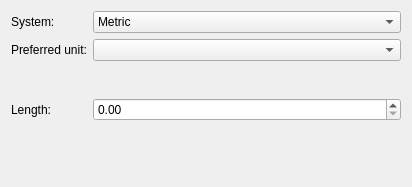
<?xml version="1.0" encoding="UTF-8"?>
<ui version="4.0">
 <class>LengthEditorWidget</class>
 <widget class="QWidget" name="LengthEditorWidget">
  <property name="geometry">
   <rect>
    <x>0</x>
    <y>0</y>
    <width>412</width>
    <height>187</height>
   </rect>
  </property>
  <property name="windowTitle">
   <string>Length Editor</string>
  </property>
  <layout class="QFormLayout" name="formLayout">
   <item row="0" column="0">
    <widget class="QLabel" name="label">
     <property name="text">
      <string>System:</string>
     </property>
    </widget>
   </item>
   <item row="0" column="1">
    <widget class="QComboBox" name="systemCombo">
     <item>
      <property name="text">
       <string>Metric</string>
      </property>
     </item>
     <item>
      <property name="text">
       <string>Imperial</string>
      </property>
     </item>
    </widget>
   </item>
   <item row="1" column="0">
    <widget class="QLabel" name="label_3">
     <property name="text">
      <string>Preferred unit:</string>
     </property>
    </widget>
   </item>
   <item row="1" column="1">
    <widget class="QComboBox" name="unitCombo"/>
   </item>
   <item row="2" column="1">
    <spacer name="verticalSpacer">
     <property name="orientation">
      <enum>Qt::Vertical</enum>
     </property>
     <property name="sizeType">
      <enum>QSizePolicy::Fixed</enum>
     </property>
     <property name="sizeHint" stdset="0">
      <size>
       <width>240</width>
       <height>25</height>
      </size>
     </property>
    </spacer>
   </item>
   <item row="3" column="0">
    <widget class="QLabel" name="label_2">
     <property name="text">
      <string>Length:</string>
     </property>
    </widget>
   </item>
   <item row="3" column="1">
    <widget class="qttools::LengthDoubleSpinBox" name="lenSpin">
     <property name="maximum">
      <double>10000.000000000000000</double>
     </property>
    </widget>
   </item>
   <item row="4" column="1">
    <spacer name="verticalSpacer_2">
     <property name="orientation">
      <enum>Qt::Vertical</enum>
     </property>
     <property name="sizeHint" stdset="0">
      <size>
       <width>240</width>
       <height>36</height>
      </size>
     </property>
    </spacer>
   </item>
  </layout>
 </widget>
 <customwidgets>
  <customwidget>
   <class>qttools::LengthDoubleSpinBox</class>
   <extends>QDoubleSpinBox</extends>
   <header location="global">qttools/gui/length_double_spinbox.h</header>
  </customwidget>
 </customwidgets>
 <resources/>
 <connections/>
</ui>
